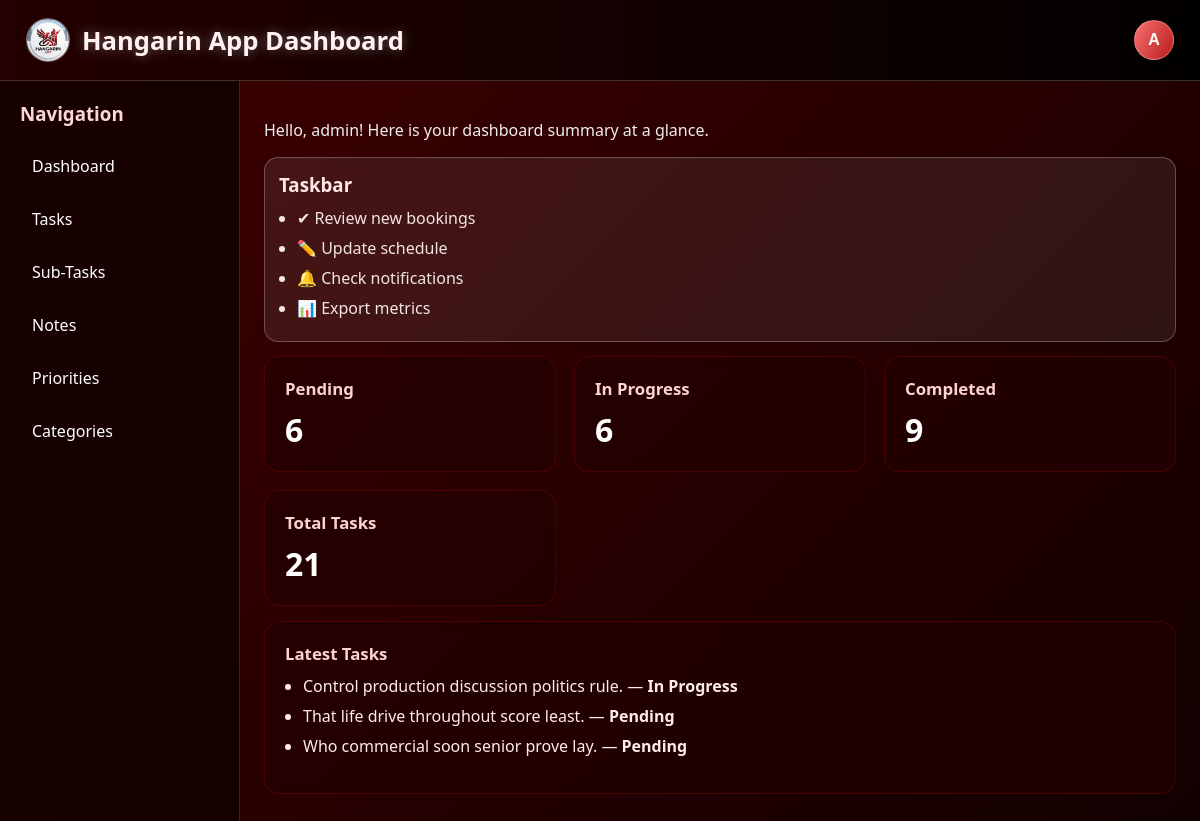
The page /dashboard/ (signed in) on the database its author committed.
### tasks/models.py (models this page shows, shortened)
class BaseModel(models.Model):
    created_at = models.DateTimeField(auto_now_add=True)
    updated_at = models.DateTimeField(auto_now=True)
    class Meta:
        abstract = True

class Task(BaseModel):
    STATUS_CHOICES = [("Pending", "Pending"), ("In Progress", "In Progress"), ("Completed", "Completed")]
    title = models.CharField(max_length=200)
    description = models.TextField()
    deadline = models.DateTimeField()
    status = models.CharField(max_length=50, choices=STATUS_CHOICES, default="Pending")
    category = models.ForeignKey(Category, on_delete=models.CASCADE)
    priority = models.ForeignKey(Priority, on_delete=models.CASCADE)

### tasks/views.py (the view)
# urls.py: path('dashboard/', DashboardView.as_view(), name='dashboard'),
class DashboardView(LoginRequiredMixin, TemplateView):
    template_name = 'dashboard.html'
    def get_context_data(self, **kwargs):
        context = super().get_context_data(**kwargs)
        task_qs = Task.objects.select_related('category', 'priority').order_by('deadline')
        counts = task_qs.aggregate(
            pending_count=Count('id', filter=Q(status='Pending')),
            in_progress_count=Count('id', filter=Q(status='In Progress')),
            completed_count=Count('id', filter=Q(status='Completed')),
        )
        context['latest_tasks'] = task_qs.exclude(status='Completed')[:3]
        context['total_tasks'] = task_qs.count()
        context['pending_count'] = counts['pending_count']
        context['in_progress_count'] = counts['in_progress_count']
        context['completed_count'] = counts['completed_count']
        return context

### templates/dashboard.html (shortened to what this page needs)
<!doctype html>
<html lang="en">
  <head>
    {% load static %} {% load pwa %}
  </head>
  <body>
    <header class="topbar">
      <div class="brand-area">
        <img
          class="app-logo"
          src="{% static 'Logo.jpg' %}"
          alt="Hangarin app logo"
        />
        <div class="brand">Hangarin App Dashboard</div>
      </div>
      <div class="top-actions">
        <div class="profile-menu-wrap" id="profileMenuWrap">
          <button
            type="button"
            class="profile-link"
            id="profileMenuToggle"
            aria-label="Open profile menu"
            title="Open profile menu"
          >
            <span class="profile-avatar"
              >{{ user.username|slice:":1"|upper }}</span
            >
          </button>
        </div>
      </div>
    </header>
    <div class="layout">
      <aside class="sidebar">
        <h3>Navigation</h3>
        <ul>
          <li><a href="{% url 'dashboard' %}">Dashboard</a></li>
          <li><a href="{% url 'tasks' %}">Tasks</a></li>
          <li><a href="{% url 'subtasks' %}">Sub-Tasks</a></li>
          <li><a href="{% url 'notes' %}">Notes</a></li>
          <li><a href="{% url 'priorities' %}">Priorities</a></li>
          <li><a href="{% url 'categories' %}">Categories</a></li>
        </ul>
      </aside>
      <main class="content">
        <p class="welcome">
          Hello, {{ user.username }}! Here is your dashboard summary at a
          glance.
        </p>
        <section class="taskbar">
          <h3>Taskbar</h3>
          <ul>
            <li>✔ Review new bookings</li>
            <li>✏️ Update schedule</li>
            <li>🔔 Check notifications</li>
            <li>📊 Export metrics</li>
          </ul>
        </section>
        <div class="grid">
          <div class="card">
            <h3>Pending</h3>
            <p>{{ pending_count }}</p>
          </div>
          <div class="card">
            <h3>In Progress</h3>
            <p>{{ in_progress_count }}</p>
          </div>
          <div class="card">
            <h3>Completed</h3>
            <p>{{ completed_count }}</p>
          </div>
          <div class="card">
            <h3>Total Tasks</h3>
            <p>{{ total_tasks }}</p>
          </div>
        </div>
        <div class="card" style="margin-top: 15px">
          <h3>Latest Tasks</h3>
          <ul style="margin-top: 10px; padding-left: 18px; color: #ffeceb">
            {% for task in latest_tasks %}
            <li style="margin-bottom: 8px">
              {{ task.title }} — <strong>{{ task.status }}</strong>
            </li>
            {% empty %}
            <li>
              No tasks available. Run
              <code>python manage.py populate_data</code>.
            </li>
            {% endfor %}
          </ul>
        </div>
      </main>
    </div>
  </body>
</html>

### templates/dashboard.html (style rules this page uses)
:root { --bg-1: #1e0005; --bg-2: #0f0002; --text: #ffffff; --sub: #ffe4e4; --accent: #f87171; --card: rgba(35, 0, 0, 0.7); }
* { box-sizing: border-box; }
body { margin: 0; min-height: 100vh; font-family: "Segoe UI", Tahoma, Geneva, Verdana, sans-serif; color: var(--text); background: linear-gradient(135deg, #410000, #120000); }
.topbar { padding: 18px 26px; background: linear-gradient( 90deg, rgba(35, 0, 0, 0.95), rgba(0, 0, 0, 0.92) ); border-bottom: 1px solid rgba(255, 255, 255, 0.18); display: flex; align-items: center; justify-content: space-between; gap: 12px; flex-wrap: wrap; }
.topbar .brand-area { display: flex; align-items: center; gap: 12px; }
.app-logo { width: 44px; height: 44px; border-radius: 50%; border: 1px solid rgba(255, 255, 255, 0.35); background: rgba(255, 255, 255, 0.08); }
.brand { font-size: clamp(1.1rem, 3vw, 1.6rem); font-weight: 700; color: #fff1f1; text-shadow: 0 0 12px rgba(255, 255, 255, 0.35); }
.top-actions { display: flex; align-items: center; gap: 10px; flex-wrap: wrap; position: relative; }
.profile-menu-wrap { position: relative; }
.profile-link { display: inline-flex; align-items: center; justify-content: center; width: 40px; height: 40px; border: none; padding: 0; border-radius: 50%; overflow: hidden; text-decoration: none; border: 1px solid rgba(255, 255, 255, 0.28); background: linear-gradient(120deg, #f87171, #b91c1c); box-shadow: 0 4px 12px rgba(0, 0, 0, 0.28); cursor: pointer; }
.profile-avatar { width: 100%; height: 100%; display: grid; place-items: center; color: #fff; font-weight: 800; font-size: 1rem; }
.layout { display: grid; grid-template-columns: 240px 1fr; min-height: calc(100vh - 60px); }
.sidebar { background: rgba(20, 0, 0, 0.92); border-right: 1px solid rgba(255, 255, 255, 0.15); padding: 20px; }
.sidebar h3 { margin-top: 0; color: #ffd6d6; }
.sidebar ul { list-style: none; padding: 0; margin: 10px 0 0; }
.sidebar li { margin: 11px 0; }
.sidebar a { color: #fff; text-decoration: none; display: block; padding: 10px 12px; border-radius: 8px; transition: background 0.2s ease; }
.content { padding: 24px; }
.grid { display: grid; grid-template-columns: repeat(auto-fit, minmax(220px, 1fr)); gap: 18px; margin-top: 14px; }
.taskbar { background: rgba(255, 255, 255, 0.08); border: 1px solid rgba(255, 255, 255, 0.25); border-radius: 14px; padding: 14px; margin-top: 14px; backdrop-filter: blur(6px); }
.taskbar h3 { margin: 0 0 10px; color: #ffe6e6; }
.taskbar ul { margin: 0; padding-left: 18px; color: #f4e5e5; }
.taskbar li { margin-bottom: 8px; }
.card { background: var(--card); border: 1px solid rgba(255, 0, 0, 0.2); border-radius: 16px; padding: 20px; backdrop-filter: blur(5px); }
.card h3 { margin: 0 0 8px; font-size: 1.05rem; color: #ffd2d2; }
.card p { margin: 0; font-size: 2rem; font-weight: 700; color: #fff; }
.welcome { margin-top: 14px; font-size: 1rem; color: #eee; }

### rows shown on the page
Task: title "Control production discussion politics rule.", status "In Progress"
Task: title "That life drive throughout score least.", status "Pending"
Task: title "Who commercial soon senior prove lay.", status "Pending"

### other values the page prints
{{ user.username|slice:":1"|upper }} "A"
{{ user.username }} "admin"
{{ pending_count }} "6"
{{ in_progress_count }} "6"
{{ completed_count }} "9"
{{ total_tasks }} "21"
